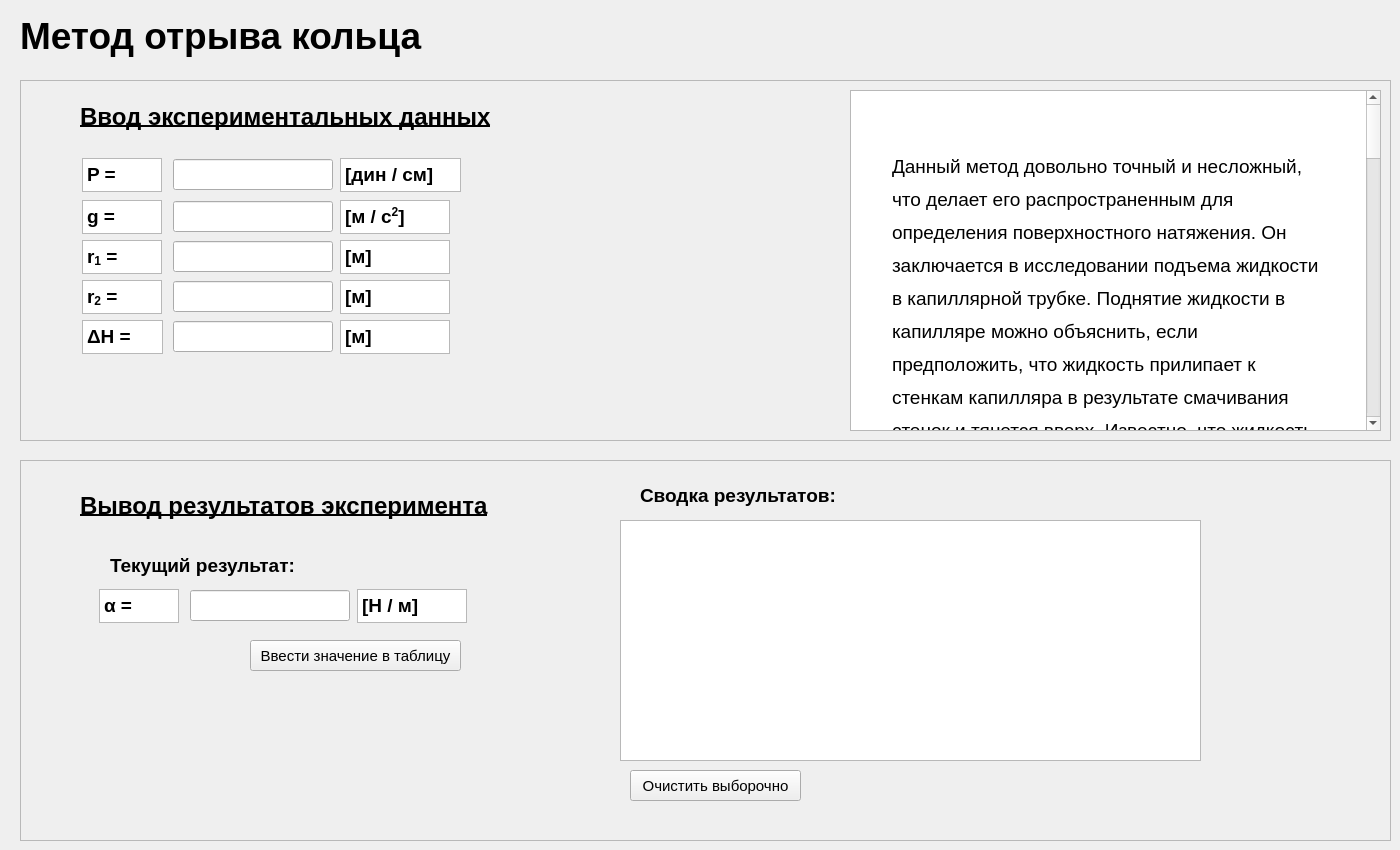
      <widget class="QWidget" name="tab_2">
       <attribute name="title">
        <string>Метод отрыва кольца</string>
       </attribute>
       <widget class="QLabel" name="label_6">
        <property name="geometry">
         <rect>
          <x>20</x>
          <y>10</y>
          <width>411</width>
          <height>51</height>
         </rect>
        </property>
        <property name="font">
         <font>
          <family>Segoe UI</family>
          <pointsize>28</pointsize>
          <weight>75</weight>
          <bold>true</bold>
         </font>
        </property>
        <property name="text">
         <string>Метод отрыва кольца</string>
        </property>
       </widget>
       <widget class="QFrame" name="frame_3">
        <property name="geometry">
         <rect>
          <x>20</x>
          <y>80</y>
          <width>1371</width>
          <height>361</height>
         </rect>
        </property>
        <property name="frameShape">
         <enum>QFrame::StyledPanel</enum>
        </property>
        <property name="frameShadow">
         <enum>QFrame::Raised</enum>
        </property>
        <widget class="QLabel" name="label_15">
         <property name="geometry">
          <rect>
           <x>60</x>
           <y>21</y>
           <width>421</width>
           <height>31</height>
          </rect>
         </property>
         <property name="font">
          <font>
           <family>Segoe UI</family>
           <pointsize>18</pointsize>
           <weight>75</weight>
           <bold>true</bold>
           <underline>true</underline>
          </font>
         </property>
         <property name="text">
          <string>Ввод экспериментальных данных</string>
         </property>
        </widget>
        <widget class="QLineEdit" name="lineEdit_19">
         <property name="geometry">
          <rect>
           <x>153</x>
           <y>79</y>
           <width>160</width>
           <height>31</height>
          </rect>
         </property>
         <property name="font">
          <font>
           <family>Segoe UI</family>
           <pointsize>14</pointsize>
           <underline>false</underline>
          </font>
         </property>
         <property name="text">
          <string/>
         </property>
        </widget>
        <widget class="QTextBrowser" name="textBrowser_40">
         <property name="geometry">
          <rect>
           <x>320</x>
           <y>78</y>
           <width>121</width>
           <height>34</height>
          </rect>
         </property>
         <property name="html">
          <string>&lt;!DOCTYPE HTML PUBLIC &quot;-//W3C//DTD HTML 4.0//EN&quot; &quot;http://www.w3.org/TR/REC-html40/strict.dtd&quot;&gt;
&lt;html&gt;&lt;head&gt;&lt;meta name=&quot;qrichtext&quot; content=&quot;1&quot; /&gt;&lt;style type=&quot;text/css&quot;&gt;
p, li { white-space: pre-wrap; }
&lt;/style&gt;&lt;/head&gt;&lt;body style=&quot; font-family:'MS Shell Dlg 2'; font-size:8.25pt; font-weight:400; font-style:normal;&quot;&gt;
&lt;p style=&quot; margin-top:0px; margin-bottom:0px; margin-left:0px; margin-right:0px; -qt-block-indent:0; text-indent:0px;&quot;&gt;&lt;span style=&quot; font-size:14pt; font-weight:600;&quot;&gt;[дин / см]&lt;/span&gt;&lt;/p&gt;&lt;/body&gt;&lt;/html&gt;</string>
         </property>
        </widget>
        <widget class="QTextBrowser" name="textBrowser_41">
         <property name="geometry">
          <rect>
           <x>62</x>
           <y>78</y>
           <width>80</width>
           <height>34</height>
          </rect>
         </property>
         <property name="html">
          <string>&lt;!DOCTYPE HTML PUBLIC &quot;-//W3C//DTD HTML 4.0//EN&quot; &quot;http://www.w3.org/TR/REC-html40/strict.dtd&quot;&gt;
&lt;html&gt;&lt;head&gt;&lt;meta name=&quot;qrichtext&quot; content=&quot;1&quot; /&gt;&lt;style type=&quot;text/css&quot;&gt;
p, li { white-space: pre-wrap; }
&lt;/style&gt;&lt;/head&gt;&lt;body style=&quot; font-family:'MS Shell Dlg 2'; font-size:8.25pt; font-weight:400; font-style:normal;&quot;&gt;
&lt;p style=&quot; margin-top:0px; margin-bottom:0px; margin-left:0px; margin-right:0px; -qt-block-indent:0; text-indent:0px;&quot;&gt;&lt;span style=&quot; font-size:14pt; font-weight:600;&quot;&gt;P = &lt;/span&gt;&lt;/p&gt;&lt;/body&gt;&lt;/html&gt;</string>
         </property>
        </widget>
        <widget class="QTextBrowser" name="textBrowser_42">
         <property name="geometry">
          <rect>
           <x>320</x>
           <y>120</y>
           <width>110</width>
           <height>34</height>
          </rect>
         </property>
         <property name="html">
          <string>&lt;!DOCTYPE HTML PUBLIC &quot;-//W3C//DTD HTML 4.0//EN&quot; &quot;http://www.w3.org/TR/REC-html40/strict.dtd&quot;&gt;
&lt;html&gt;&lt;head&gt;&lt;meta name=&quot;qrichtext&quot; content=&quot;1&quot; /&gt;&lt;style type=&quot;text/css&quot;&gt;
p, li { white-space: pre-wrap; }
&lt;/style&gt;&lt;/head&gt;&lt;body style=&quot; font-family:'MS Shell Dlg 2'; font-size:8.25pt; font-weight:400; font-style:normal;&quot;&gt;
&lt;p style=&quot; margin-top:0px; margin-bottom:0px; margin-left:0px; margin-right:0px; -qt-block-indent:0; text-indent:0px;&quot;&gt;&lt;span style=&quot; font-size:14pt; font-weight:600;&quot;&gt;[м / с&lt;/span&gt;&lt;span style=&quot; font-size:14pt; font-weight:600; vertical-align:super;&quot;&gt;2&lt;/span&gt;&lt;span style=&quot; font-size:14pt; font-weight:600;&quot;&gt;]&lt;/span&gt;&lt;/p&gt;&lt;/body&gt;&lt;/html&gt;</string>
         </property>
        </widget>
        <widget class="QTextBrowser" name="textBrowser_43">
         <property name="geometry">
          <rect>
           <x>62</x>
           <y>120</y>
           <width>80</width>
           <height>34</height>
          </rect>
         </property>
         <property name="html">
          <string>&lt;!DOCTYPE HTML PUBLIC &quot;-//W3C//DTD HTML 4.0//EN&quot; &quot;http://www.w3.org/TR/REC-html40/strict.dtd&quot;&gt;
&lt;html&gt;&lt;head&gt;&lt;meta name=&quot;qrichtext&quot; content=&quot;1&quot; /&gt;&lt;style type=&quot;text/css&quot;&gt;
p, li { white-space: pre-wrap; }
&lt;/style&gt;&lt;/head&gt;&lt;body style=&quot; font-family:'MS Shell Dlg 2'; font-size:8.25pt; font-weight:400; font-style:normal;&quot;&gt;
&lt;p style=&quot; margin-top:0px; margin-bottom:0px; margin-left:0px; margin-right:0px; -qt-block-indent:0; text-indent:0px;&quot;&gt;&lt;span style=&quot; font-size:14pt; font-weight:600;&quot;&gt;g = &lt;/span&gt;&lt;/p&gt;&lt;/body&gt;&lt;/html&gt;</string>
         </property>
        </widget>
        <widget class="QLineEdit" name="lineEdit_20">
         <property name="geometry">
          <rect>
           <x>153</x>
           <y>121</y>
           <width>160</width>
           <height>31</height>
          </rect>
         </property>
         <property name="font">
          <font>
           <family>Segoe UI</family>
           <pointsize>14</pointsize>
           <underline>false</underline>
          </font>
         </property>
         <property name="text">
          <string/>
         </property>
        </widget>
        <widget class="QTextBrowser" name="textBrowser_44">
         <property name="geometry">
          <rect>
           <x>320</x>
           <y>160</y>
           <width>110</width>
           <height>34</height>
          </rect>
         </property>
         <property name="html">
          <string>&lt;!DOCTYPE HTML PUBLIC &quot;-//W3C//DTD HTML 4.0//EN&quot; &quot;http://www.w3.org/TR/REC-html40/strict.dtd&quot;&gt;
&lt;html&gt;&lt;head&gt;&lt;meta name=&quot;qrichtext&quot; content=&quot;1&quot; /&gt;&lt;style type=&quot;text/css&quot;&gt;
p, li { white-space: pre-wrap; }
&lt;/style&gt;&lt;/head&gt;&lt;body style=&quot; font-family:'MS Shell Dlg 2'; font-size:8.25pt; font-weight:400; font-style:normal;&quot;&gt;
&lt;p style=&quot; margin-top:0px; margin-bottom:0px; margin-left:0px; margin-right:0px; -qt-block-indent:0; text-indent:0px;&quot;&gt;&lt;span style=&quot; font-size:14pt; font-weight:600;&quot;&gt;[м]&lt;/span&gt;&lt;/p&gt;&lt;/body&gt;&lt;/html&gt;</string>
         </property>
        </widget>
        <widget class="QTextBrowser" name="textBrowser_45">
         <property name="geometry">
          <rect>
           <x>62</x>
           <y>160</y>
           <width>80</width>
           <height>34</height>
          </rect>
         </property>
         <property name="html">
          <string>&lt;!DOCTYPE HTML PUBLIC &quot;-//W3C//DTD HTML 4.0//EN&quot; &quot;http://www.w3.org/TR/REC-html40/strict.dtd&quot;&gt;
&lt;html&gt;&lt;head&gt;&lt;meta name=&quot;qrichtext&quot; content=&quot;1&quot; /&gt;&lt;style type=&quot;text/css&quot;&gt;
p, li { white-space: pre-wrap; }
&lt;/style&gt;&lt;/head&gt;&lt;body style=&quot; font-family:'MS Shell Dlg 2'; font-size:8.25pt; font-weight:400; font-style:normal;&quot;&gt;
&lt;p style=&quot; margin-top:0px; margin-bottom:0px; margin-left:0px; margin-right:0px; -qt-block-indent:0; text-indent:0px;&quot;&gt;&lt;span style=&quot; font-size:14pt; font-weight:600;&quot;&gt;r&lt;/span&gt;&lt;span style=&quot; font-size:14pt; font-weight:600; vertical-align:sub;&quot;&gt;1&lt;/span&gt;&lt;span style=&quot; font-size:14pt; font-weight:600;&quot;&gt; = &lt;/span&gt;&lt;/p&gt;&lt;/body&gt;&lt;/html&gt;</string>
         </property>
        </widget>
        <widget class="QLineEdit" name="lineEdit_21">
         <property name="geometry">
          <rect>
           <x>153</x>
           <y>161</y>
           <width>160</width>
           <height>31</height>
          </rect>
         </property>
         <property name="font">
          <font>
           <family>Segoe UI</family>
           <pointsize>14</pointsize>
           <underline>false</underline>
          </font>
         </property>
         <property name="text">
          <string/>
         </property>
        </widget>
        <widget class="QTextBrowser" name="textBrowser_46">
         <property name="geometry">
          <rect>
           <x>320</x>
           <y>200</y>
           <width>110</width>
           <height>34</height>
          </rect>
         </property>
         <property name="html">
          <string>&lt;!DOCTYPE HTML PUBLIC &quot;-//W3C//DTD HTML 4.0//EN&quot; &quot;http://www.w3.org/TR/REC-html40/strict.dtd&quot;&gt;
&lt;html&gt;&lt;head&gt;&lt;meta name=&quot;qrichtext&quot; content=&quot;1&quot; /&gt;&lt;style type=&quot;text/css&quot;&gt;
p, li { white-space: pre-wrap; }
&lt;/style&gt;&lt;/head&gt;&lt;body style=&quot; font-family:'MS Shell Dlg 2'; font-size:8.25pt; font-weight:400; font-style:normal;&quot;&gt;
&lt;p style=&quot; margin-top:0px; margin-bottom:0px; margin-left:0px; margin-right:0px; -qt-block-indent:0; text-indent:0px;&quot;&gt;&lt;span style=&quot; font-size:14pt; font-weight:600;&quot;&gt;[м]&lt;/span&gt;&lt;/p&gt;&lt;/body&gt;&lt;/html&gt;</string>
         </property>
        </widget>
        <widget class="QTextBrowser" name="textBrowser_47">
         <property name="geometry">
          <rect>
           <x>62</x>
           <y>200</y>
           <width>80</width>
           <height>34</height>
          </rect>
         </property>
         <property name="html">
          <string>&lt;!DOCTYPE HTML PUBLIC &quot;-//W3C//DTD HTML 4.0//EN&quot; &quot;http://www.w3.org/TR/REC-html40/strict.dtd&quot;&gt;
&lt;html&gt;&lt;head&gt;&lt;meta name=&quot;qrichtext&quot; content=&quot;1&quot; /&gt;&lt;style type=&quot;text/css&quot;&gt;
p, li { white-space: pre-wrap; }
&lt;/style&gt;&lt;/head&gt;&lt;body style=&quot; font-family:'MS Shell Dlg 2'; font-size:8.25pt; font-weight:400; font-style:normal;&quot;&gt;
&lt;p style=&quot; margin-top:0px; margin-bottom:0px; margin-left:0px; margin-right:0px; -qt-block-indent:0; text-indent:0px;&quot;&gt;&lt;span style=&quot; font-size:14pt; font-weight:600;&quot;&gt;r&lt;/span&gt;&lt;span style=&quot; font-size:14pt; font-weight:600; vertical-align:sub;&quot;&gt;2&lt;/span&gt;&lt;span style=&quot; font-size:14pt; font-weight:600;&quot;&gt; = &lt;/span&gt;&lt;/p&gt;&lt;/body&gt;&lt;/html&gt;</string>
         </property>
        </widget>
        <widget class="QLineEdit" name="lineEdit_22">
         <property name="geometry">
          <rect>
           <x>153</x>
           <y>201</y>
           <width>160</width>
           <height>31</height>
          </rect>
         </property>
         <property name="font">
          <font>
           <family>Segoe UI</family>
           <pointsize>14</pointsize>
           <underline>false</underline>
          </font>
         </property>
         <property name="text">
          <string/>
         </property>
        </widget>
        <widget class="QTextBrowser" name="textBrowser_48">
         <property name="geometry">
          <rect>
           <x>320</x>
           <y>240</y>
           <width>110</width>
           <height>34</height>
          </rect>
         </property>
         <property name="html">
          <string>&lt;!DOCTYPE HTML PUBLIC &quot;-//W3C//DTD HTML 4.0//EN&quot; &quot;http://www.w3.org/TR/REC-html40/strict.dtd&quot;&gt;
&lt;html&gt;&lt;head&gt;&lt;meta name=&quot;qrichtext&quot; content=&quot;1&quot; /&gt;&lt;style type=&quot;text/css&quot;&gt;
p, li { white-space: pre-wrap; }
&lt;/style&gt;&lt;/head&gt;&lt;body style=&quot; font-family:'MS Shell Dlg 2'; font-size:8.25pt; font-weight:400; font-style:normal;&quot;&gt;
&lt;p style=&quot; margin-top:0px; margin-bottom:0px; margin-left:0px; margin-right:0px; -qt-block-indent:0; text-indent:0px;&quot;&gt;&lt;span style=&quot; font-size:14pt; font-weight:600;&quot;&gt;[м]&lt;/span&gt;&lt;/p&gt;&lt;/body&gt;&lt;/html&gt;</string>
         </property>
        </widget>
        <widget class="QTextBrowser" name="textBrowser_49">
         <property name="geometry">
          <rect>
           <x>62</x>
           <y>240</y>
           <width>81</width>
           <height>34</height>
          </rect>
         </property>
         <property name="html">
          <string>&lt;!DOCTYPE HTML PUBLIC &quot;-//W3C//DTD HTML 4.0//EN&quot; &quot;http://www.w3.org/TR/REC-html40/strict.dtd&quot;&gt;
&lt;html&gt;&lt;head&gt;&lt;meta name=&quot;qrichtext&quot; content=&quot;1&quot; /&gt;&lt;style type=&quot;text/css&quot;&gt;
p, li { white-space: pre-wrap; }
&lt;/style&gt;&lt;/head&gt;&lt;body style=&quot; font-family:'MS Shell Dlg 2'; font-size:8.25pt; font-weight:400; font-style:normal;&quot;&gt;
&lt;p style=&quot; margin-top:0px; margin-bottom:0px; margin-left:0px; margin-right:0px; -qt-block-indent:0; text-indent:0px;&quot;&gt;&lt;span style=&quot; font-family:'Times New Roman','serif'; font-size:14pt; font-weight:600; color:#000000;&quot;&gt;ΔH&lt;/span&gt;&lt;span style=&quot; font-size:14pt; font-weight:600;&quot;&gt; = &lt;/span&gt;&lt;/p&gt;&lt;/body&gt;&lt;/html&gt;</string>
         </property>
        </widget>
        <widget class="QLineEdit" name="lineEdit_23">
         <property name="geometry">
          <rect>
           <x>153</x>
           <y>241</y>
           <width>160</width>
           <height>31</height>
          </rect>
         </property>
         <property name="font">
          <font>
           <family>Segoe UI</family>
           <pointsize>14</pointsize>
           <underline>false</underline>
          </font>
         </property>
         <property name="text">
          <string/>
         </property>
        </widget>
        <widget class="QTextBrowser" name="textBrowser_123">
         <property name="geometry">
          <rect>
           <x>830</x>
           <y>10</y>
           <width>531</width>
           <height>341</height>
          </rect>
         </property>
         <property name="html">
          <string>&lt;!DOCTYPE HTML PUBLIC &quot;-//W3C//DTD HTML 4.0//EN&quot; &quot;http://www.w3.org/TR/REC-html40/strict.dtd&quot;&gt;
&lt;html&gt;&lt;head&gt;&lt;meta name=&quot;qrichtext&quot; content=&quot;1&quot; /&gt;&lt;title&gt;Капиллярный метод определения поверхностного натяжения&lt;/title&gt;&lt;style type=&quot;text/css&quot;&gt;
p, li { white-space: pre-wrap; }
&lt;/style&gt;&lt;/head&gt;&lt;body style=&quot; font-family:'MS Shell Dlg 2'; font-size:8.25pt; font-weight:400; font-style:normal;&quot; bgcolor=&quot;#ffffff&quot;&gt;
&lt;p style=&quot;-qt-paragraph-type:empty; margin-top:40px; margin-bottom:21px; margin-left:37px; margin-right:37px; -qt-block-indent:0; text-indent:0px; line-height:150%;&quot;&gt;&lt;br /&gt;&lt;/p&gt;
&lt;p style=&quot; margin-top:40px; margin-bottom:21px; margin-left:37px; margin-right:37px; -qt-block-indent:0; text-indent:0px; line-height:150%;&quot;&gt;&lt;span style=&quot; font-family:'Times New Roman','Times','serif'; font-size:14pt; color:#000000;&quot;&gt;Данный метод довольно точный и несложный, что делает его распространенным для определения поверхностного натяжения. Он заключается в исследовании подъема жидкости в капиллярной трубке. Поднятие жидкости в капилляре можно объяснить, если предположить, что жидкость прилипает к стенкам капилляра в результате смачивания стенок и тянется вверх. Известно, что жидкость поднимется или опустится до того уровня, пока добавочное давление под мениском не уравновесит гидростатический вес столба жидкости. &lt;/span&gt;&lt;/p&gt;
&lt;p style=&quot; margin-top:0px; margin-bottom:21px; margin-left:37px; margin-right:37px; -qt-block-indent:0; text-indent:0px; line-height:150%;&quot;&gt;&lt;span style=&quot; font-family:'Times New Roman','Times','serif'; font-size:14pt; color:#000000;&quot;&gt;Если жидкость полностью смачивает поверхность капилляра, то радиус кривизны мениска \( R \) совпадает с внутренним радиусом капилляра \( r \). В соответствии с формулой Лапласа имеем &lt;/span&gt;&lt;/p&gt;
&lt;p align=&quot;center&quot; style=&quot; margin-top:25px; margin-bottom:25px; margin-left:37px; margin-right:37px; -qt-block-indent:0; text-indent:0px; line-height:150%;&quot;&gt;&lt;span style=&quot; font-family:'Times New Roman','Times','serif'; font-size:14pt; color:#000000;&quot;&gt;\[ \Delta P = \frac{2\alpha}{R} = \frac{2\alpha}{r} \] &lt;/span&gt;&lt;/p&gt;
&lt;p style=&quot; margin-top:0px; margin-bottom:21px; margin-left:37px; margin-right:37px; -qt-block-indent:0; text-indent:0px; line-height:150%;&quot;&gt;&lt;span style=&quot; font-family:'Times New Roman','Times','serif'; font-size:14pt; color:#000000;&quot;&gt;Тогда из равенства добавочного давления \( \Delta P \) и гидростатического давления \( P = \rho g h \) получаем &lt;/span&gt;&lt;/p&gt;
&lt;p align=&quot;center&quot; style=&quot; margin-top:25px; margin-bottom:25px; margin-left:37px; margin-right:37px; -qt-block-indent:0; text-indent:0px; line-height:150%;&quot;&gt;&lt;span style=&quot; font-family:'Times New Roman','Times','serif'; font-size:14pt; color:#000000;&quot;&gt;\[ \Delta P = \frac{2\alpha}{r} = \rho g h \] &lt;/span&gt;&lt;/p&gt;
&lt;p style=&quot; margin-top:0px; margin-bottom:21px; margin-left:37px; margin-right:37px; -qt-block-indent:0; text-indent:0px; line-height:150%;&quot;&gt;&lt;span style=&quot; font-family:'Times New Roman','Times','serif'; font-size:14pt; color:#000000;&quot;&gt;где \( \rho \) – плотность жидкости, \( g \) – ускорение силы тяжести, \( h \) – высота ее поднятия в капилляре, \( \alpha \) – коэффициент поверхностного натяжения жидкости. Определяем \( \alpha \) через добавочное давление: &lt;/span&gt;&lt;/p&gt;
&lt;p align=&quot;center&quot; style=&quot; margin-top:25px; margin-bottom:25px; margin-left:37px; margin-right:37px; -qt-block-indent:0; text-indent:0px; line-height:150%;&quot;&gt;&lt;span style=&quot; font-family:'Times New Roman','Times','serif'; font-size:14pt; color:#000000;&quot;&gt;\[ \alpha = \frac{1}{2} \rho g h r \] &lt;/span&gt;&lt;/p&gt;
&lt;p style=&quot; margin-top:0px; margin-bottom:21px; margin-left:37px; margin-right:37px; -qt-block-indent:0; text-indent:0px; line-height:150%;&quot;&gt;&lt;span style=&quot; font-family:'Times New Roman','Times','serif'; font-size:14pt; color:#000000;&quot;&gt;При проведении опыта с двумя капиллярами, радиусы которых \( r_1 \) и \( r_2 \), коэффициент поверхностного натяжения будет равен: &lt;/span&gt;&lt;/p&gt;
&lt;p align=&quot;center&quot; style=&quot; margin-top:25px; margin-bottom:25px; margin-left:37px; margin-right:37px; -qt-block-indent:0; text-indent:0px; line-height:150%;&quot;&gt;&lt;span style=&quot; font-family:'Times New Roman','Times','serif'; font-size:14pt; color:#000000;&quot;&gt;\[ \alpha = \frac{1}{2} \rho g h_1 r_1 = \frac{1}{2} \rho g h_2 r_2 \] &lt;/span&gt;&lt;/p&gt;
&lt;p style=&quot; margin-top:0px; margin-bottom:21px; margin-left:37px; margin-right:37px; -qt-block-indent:0; text-indent:0px; line-height:150%;&quot;&gt;&lt;span style=&quot; font-family:'Times New Roman','Times','serif'; font-size:14pt; color:#000000;&quot;&gt;Отсюда получаем &lt;/span&gt;&lt;/p&gt;
&lt;p align=&quot;center&quot; style=&quot; margin-top:25px; margin-bottom:25px; margin-left:37px; margin-right:37px; -qt-block-indent:0; text-indent:0px; line-height:150%;&quot;&gt;&lt;span style=&quot; font-family:'Times New Roman','Times','serif'; font-size:14pt; color:#000000;&quot;&gt;\[ h_1 - h_2 = \Delta H = \frac{2\alpha}{\rho g r_1} - \frac{2\alpha}{\rho g r_2} \] &lt;/span&gt;&lt;/p&gt;
&lt;p style=&quot; margin-top:0px; margin-bottom:21px; margin-left:37px; margin-right:37px; -qt-block-indent:0; text-indent:0px; line-height:150%;&quot;&gt;&lt;span style=&quot; font-family:'Times New Roman','Times','serif'; font-size:14pt; color:#000000;&quot;&gt;Следовательно, окончательная формула для расчета коэффициента поверхностного натяжения в этом случае будет иметь следующий вид: &lt;/span&gt;&lt;/p&gt;
&lt;p align=&quot;center&quot; style=&quot; margin-top:25px; margin-bottom:25px; margin-left:37px; margin-right:37px; -qt-block-indent:0; text-indent:0px; line-height:150%;&quot;&gt;&lt;span style=&quot; font-family:'Times New Roman','Times','serif'; font-size:14pt; color:#000000;&quot;&gt;\[ \alpha = \frac{\rho g r_1 r_2}{2 (r_2 - r_1)} \Delta H \] &lt;/span&gt;&lt;/p&gt;
&lt;p style=&quot; margin-top:0px; margin-bottom:21px; margin-left:37px; margin-right:37px; -qt-block-indent:0; text-indent:0px; line-height:150%;&quot;&gt;&lt;span style=&quot; font-family:'Times New Roman','Times','serif'; font-size:14pt; color:#000000;&quot;&gt;где \( \Delta H \) – разность отсчетов между нижними и верхними краями менисков в капиллярах. &lt;/span&gt;&lt;/p&gt;&lt;/body&gt;&lt;/html&gt;</string>
         </property>
        </widget>
       </widget>
       <widget class="QFrame" name="frame_4">
        <property name="geometry">
         <rect>
          <x>20</x>
          <y>460</y>
          <width>1371</width>
          <height>381</height>
         </rect>
        </property>
        <property name="frameShape">
         <enum>QFrame::StyledPanel</enum>
        </property>
        <property name="frameShadow">
         <enum>QFrame::Raised</enum>
        </property>
        <widget class="QLabel" name="label_16">
         <property name="geometry">
          <rect>
           <x>60</x>
           <y>30</y>
           <width>411</width>
           <height>31</height>
          </rect>
         </property>
         <property name="font">
          <font>
           <family>Segoe UI</family>
           <pointsize>18</pointsize>
           <weight>75</weight>
           <bold>true</bold>
           <underline>true</underline>
          </font>
         </property>
         <property name="text">
          <string>Вывод результатов эксперимента</string>
         </property>
        </widget>
        <widget class="QLabel" name="label_17">
         <property name="geometry">
          <rect>
           <x>90</x>
           <y>90</y>
           <width>201</width>
           <height>31</height>
          </rect>
         </property>
         <property name="font">
          <font>
           <family>Segoe UI</family>
           <pointsize>14</pointsize>
           <weight>75</weight>
           <bold>true</bold>
           <underline>false</underline>
          </font>
         </property>
         <property name="text">
          <string>Текущий результат:</string>
         </property>
        </widget>
        <widget class="QTextBrowser" name="textBrowser_51">
         <property name="geometry">
          <rect>
           <x>337</x>
           <y>129</y>
           <width>110</width>
           <height>34</height>
          </rect>
         </property>
         <property name="html">
          <string>&lt;!DOCTYPE HTML PUBLIC &quot;-//W3C//DTD HTML 4.0//EN&quot; &quot;http://www.w3.org/TR/REC-html40/strict.dtd&quot;&gt;
&lt;html&gt;&lt;head&gt;&lt;meta name=&quot;qrichtext&quot; content=&quot;1&quot; /&gt;&lt;style type=&quot;text/css&quot;&gt;
p, li { white-space: pre-wrap; }
&lt;/style&gt;&lt;/head&gt;&lt;body style=&quot; font-family:'MS Shell Dlg 2'; font-size:8.25pt; font-weight:400; font-style:normal;&quot;&gt;
&lt;p style=&quot; margin-top:0px; margin-bottom:0px; margin-left:0px; margin-right:0px; -qt-block-indent:0; text-indent:0px;&quot;&gt;&lt;span style=&quot; font-size:14pt; font-weight:600;&quot;&gt;[Н / м]&lt;/span&gt;&lt;/p&gt;&lt;/body&gt;&lt;/html&gt;</string>
         </property>
        </widget>
        <widget class="QTextBrowser" name="textBrowser_52">
         <property name="geometry">
          <rect>
           <x>79</x>
           <y>129</y>
           <width>80</width>
           <height>34</height>
          </rect>
         </property>
         <property name="html">
          <string>&lt;!DOCTYPE HTML PUBLIC &quot;-//W3C//DTD HTML 4.0//EN&quot; &quot;http://www.w3.org/TR/REC-html40/strict.dtd&quot;&gt;
&lt;html&gt;&lt;head&gt;&lt;meta name=&quot;qrichtext&quot; content=&quot;1&quot; /&gt;&lt;style type=&quot;text/css&quot;&gt;
p, li { white-space: pre-wrap; }
&lt;/style&gt;&lt;/head&gt;&lt;body style=&quot; font-family:'MS Shell Dlg 2'; font-size:8.25pt; font-weight:400; font-style:normal;&quot;&gt;
&lt;p style=&quot; margin-top:0px; margin-bottom:0px; margin-left:0px; margin-right:0px; -qt-block-indent:0; text-indent:0px;&quot;&gt;&lt;span style=&quot; font-size:14pt; font-weight:600;&quot;&gt;α = &lt;/span&gt;&lt;/p&gt;&lt;/body&gt;&lt;/html&gt;</string>
         </property>
        </widget>
        <widget class="QLineEdit" name="lineEdit_24">
         <property name="geometry">
          <rect>
           <x>170</x>
           <y>130</y>
           <width>160</width>
           <height>31</height>
          </rect>
         </property>
         <property name="font">
          <font>
           <family>Segoe UI</family>
           <pointsize>14</pointsize>
           <underline>false</underline>
          </font>
         </property>
         <property name="text">
          <string/>
         </property>
        </widget>
        <widget class="QPushButton" name="pushButton_4">
         <property name="geometry">
          <rect>
           <x>230</x>
           <y>180</y>
           <width>211</width>
           <height>31</height>
          </rect>
         </property>
         <property name="font">
          <font>
           <family>Segoe UI</family>
           <pointsize>11</pointsize>
          </font>
         </property>
         <property name="text">
          <string>Ввести значение в таблицу</string>
         </property>
        </widget>
        <widget class="Tables" name="tableView_4">
         <property name="geometry">
          <rect>
           <x>600</x>
           <y>60</y>
           <width>581</width>
           <height>241</height>
          </rect>
         </property>
        </widget>
        <widget class="QLabel" name="label_18">
         <property name="geometry">
          <rect>
           <x>620</x>
           <y>20</y>
           <width>201</width>
           <height>31</height>
          </rect>
         </property>
         <property name="font">
          <font>
           <family>Segoe UI</family>
           <pointsize>14</pointsize>
           <weight>75</weight>
           <bold>true</bold>
           <underline>false</underline>
          </font>
         </property>
         <property name="text">
          <string>Сводка результатов:</string>
         </property>
        </widget>
        <widget class="QPushButton" name="pushButton_14">
         <property name="geometry">
          <rect>
           <x>610</x>
           <y>310</y>
           <width>171</width>
           <height>31</height>
          </rect>
         </property>
         <property name="font">
          <font>
           <family>Segoe UI</family>
           <pointsize>11</pointsize>
          </font>
         </property>
         <property name="text">
          <string>Очистить выборочно</string>
         </property>
        </widget>
       </widget>
      </widget>
